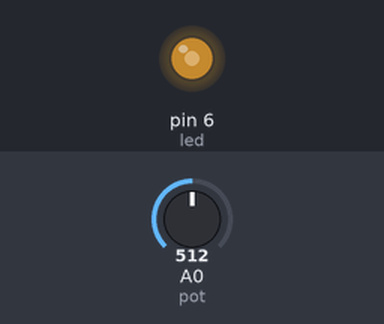
The sketch below on a simulated Arduino Uno, built with avr-gcc and run on an emulated ATmega328P. Shown: output pins drawn as LEDs (lit = HIGH). The test bench sets the inputs (shaded band); at power-on: A0 (pot) = 512.

Above: at 1.2 s.
1.3 s: A0 (pot) set to 716
At 2.2 s:
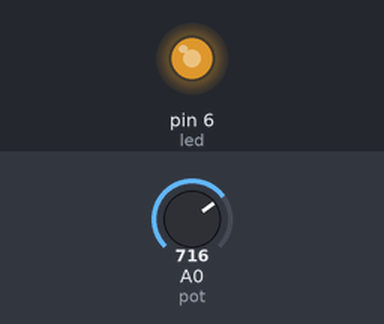
2.8 s: A0 (pot) set to 900
At 3.4 s:
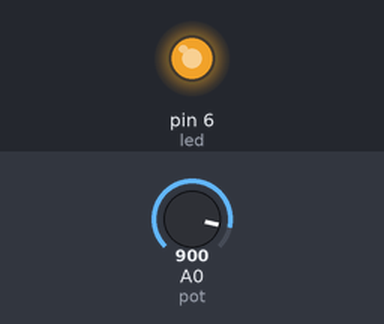
4.3 s: A0 (pot) set to 122
At 5.5 s:
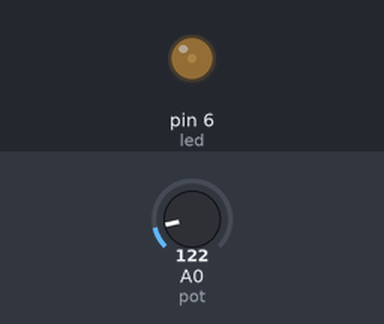
5.8 s: A0 (pot) set to 0
At 6.9 s:
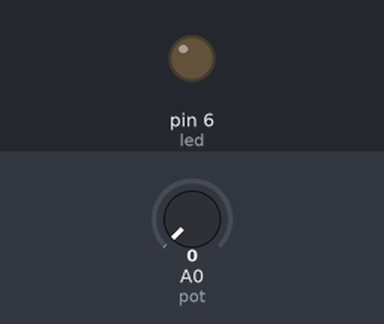
7.3 s: A0 (pot) set to 511
At 8.0 s:
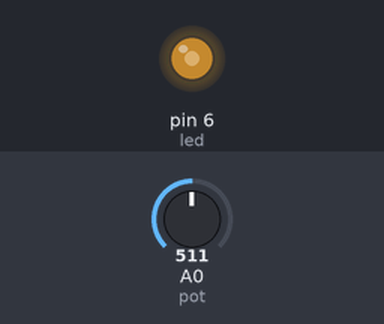
Timing chart, 0 to 9.8 s (numbered marks = the images above; inputs shaded):
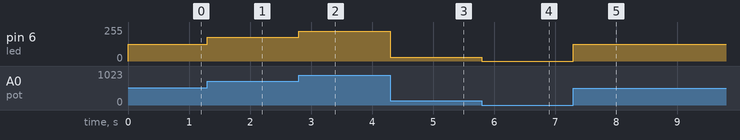

Measured:
- after the input at 1.3 s, pin 6 (led): 127/255 → 178/255 at once
- after the input at 2.8 s, pin 6 (led): 178/255 → 224/255 at once
- after the input at 4.3 s, pin 6 (led): 224/255 → 30/255 at once
- after the input at 5.8 s, pin 6 (led): 30/255 → 0/255 at once
- after the input at 7.3 s, pin 6 (led): 0/255 → 127/255 at once

The sketch:

potansiyometre__led_.ino
```cpp
#define led 6
#define pot A0

void setup() {


}

void loop() {
  int deger = analogRead(pot);
  deger = map(deger,0,1023,0,255);

  analogWrite(led, deger);


}
```
